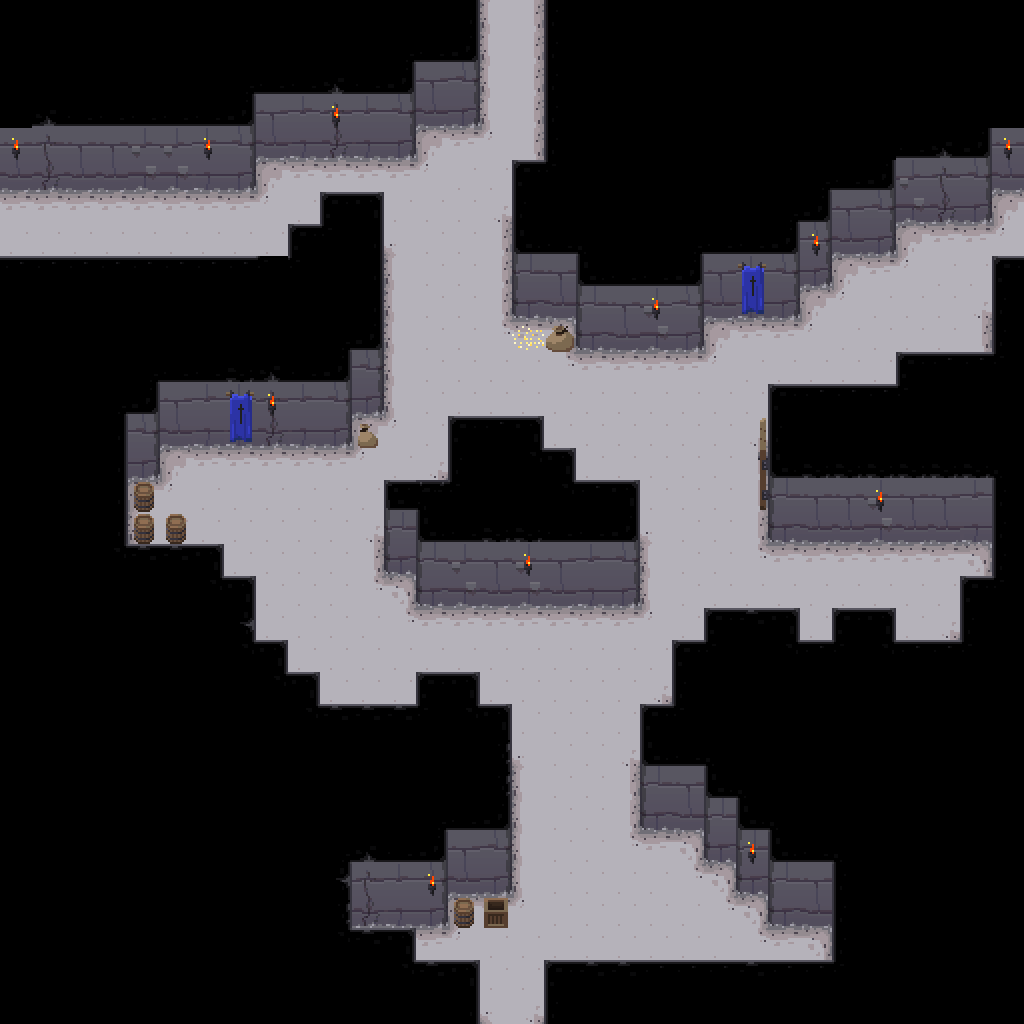

A 2D game scene composited from a Tiled map and its tileset images. What follows is a short description and the map's XML, with each tile layer's data collapsed to a summary:
An orthogonal 32x32 tile map with 32x32 px tiles, 4 tile layers (ground, walls, objects, tops) and 56 objects (11x light, 3x zombie).

<map version="1.0" orientation="orthogonal" width="32" height="32" tilewidth="32" tileheight="32">
 <tileset firstgid="1" name="dungeon tileset calciumtrice" tilewidth="32" tileheight="32">
  <image source="../textures/spritesheets/dungeon tileset calciumtrice.png" width="960" height="808" />
 </tileset>
 <layer name="ground" width="32" height="32">
  <data>[1024 cells, 1024 non-empty, 10 distinct tile ids]</data>
 </layer>
 <layer name="walls" width="32" height="32">
  <data>[1024 cells, 197 non-empty, 12 distinct tile ids]</data>
 </layer>
 <layer name="objects" width="32" height="32">
  <data>[1024 cells, 26 non-empty, 11 distinct tile ids]</data>
 </layer>
 <layer name="tops" width="32" height="32">
  <data>[1024 cells, 606 non-empty, 20 distinct tile ids]</data>
 </layer>
 <objectgroup name="colliderWalls" width="0" height="0">
  <object x="0" y="0" width="480" height="128" />
  <object x="0" y="128" width="416" height="32" />
  <object x="0" y="160" width="256" height="32" />
  <object x="544" y="0" width="480" height="192" />
  <object x="512" y="192" width="384" height="64" />
  <object x="896" y="192" width="96" height="32" />
  <object x="512" y="256" width="320" height="32" />
  <object x="512" y="288" width="288" height="32" />
  <object x="544" y="320" width="160" height="32" />
  <object x="320" y="224" width="64" height="32" />
  <object x="256" y="256" width="128" height="32" />
  <object x="0" y="288" width="384" height="160" />
  <object x="0" y="448" width="160" height="64" />
  <object x="0" y="512" width="192" height="64" />
  <object x="0" y="576" width="224" height="32" />
  <object x="0" y="608" width="256" height="64" />
  <object x="0" y="672" width="288" height="64" />
  <object x="416" y="704" width="64" height="32" />
  <object x="0" y="736" width="512" height="192" />
  <object x="0" y="928" width="352" height="32" />
  <object x="0" y="960" width="416" height="32" />
  <object x="0" y="992" width="480" height="32" />
  <object x="448" y="448" width="96" height="32" />
  <object x="448" y="480" width="128" height="32" />
  <object x="384" y="512" width="256" height="64" />
  <object x="416" y="576" width="224" height="32" />
  <object x="992" y="288" width="32" height="96" />
  <object x="896" y="384" width="128" height="32" />
  <object x="768" y="416" width="256" height="128" />
  <object x="992" y="544" width="32" height="64" />
  <object x="960" y="608" width="64" height="32" />
  <object x="672" y="672" width="352" height="64" />
  <object x="640" y="736" width="384" height="96" />
  <object x="704" y="832" width="320" height="32" />
  <object x="736" y="864" width="288" height="32" />
  <object x="768" y="896" width="256" height="32" />
  <object x="832" y="928" width="192" height="64" />
  <object x="544" y="992" width="480" height="32" />
  <object x="704" y="640" width="96" height="32" />
  <object x="832" y="640" width="64" height="32" />
  <object x="960" y="640" width="64" height="32" />
  <object x="288" y="704" width="32" height="32" />
 </objectgroup>
 <objectgroup name="lights" width="0" height="0">
  <object name="light" x="992" y="128" width="32" height="32" />
  <object name="light" x="0" y="128" width="32" height="32" />
  <object name="light" x="192" y="128" width="32" height="32" />
  <object name="light" x="320" y="96" width="32" height="32" />
  <object name="light" x="640" y="288" width="32" height="32" />
  <object name="light" x="800" y="224" width="32" height="32" />
  <object name="light" x="512" y="544" width="32" height="32" />
  <object name="light" x="256" y="384" width="32" height="32" />
  <object name="light" x="864" y="480" width="32" height="32" />
  <object name="light" x="736" y="832" width="32" height="32" />
  <object name="light" x="416" y="864" width="32" height="32" />
 </objectgroup>
 <objectgroup name="monsters" width="0" height="0">
  <object name="zombie" x="224" y="480" width="32" height="32" />
  <object name="zombie" x="640" y="384" width="32" height="32" />
  <object name="zombie" x="704" y="928" width="32" height="32" />
 </objectgroup>
</map>